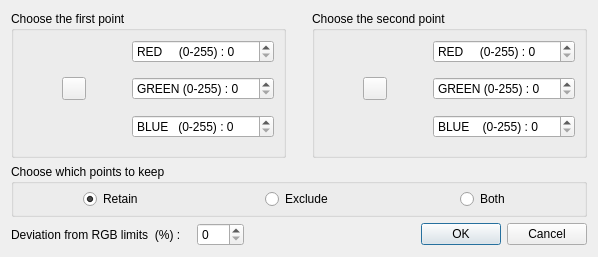
<?xml version="1.0" encoding="UTF-8"?>
<ui version="4.0">
 <class>RgbDialog</class>
 <widget class="QDialog" name="RgbDialog">
  <property name="geometry">
   <rect>
    <x>0</x>
    <y>0</y>
    <width>598</width>
    <height>257</height>
   </rect>
  </property>
  <property name="sizePolicy">
   <sizepolicy hsizetype="Fixed" vsizetype="Fixed">
    <horstretch>0</horstretch>
    <verstretch>0</verstretch>
   </sizepolicy>
  </property>
  <property name="windowTitle">
   <string>RGB color setting</string>
  </property>
  <layout class="QVBoxLayout" name="verticalLayout">
   <item>
    <layout class="QVBoxLayout" name="verticalLayout_2">
     <item>
      <layout class="QHBoxLayout" name="horizontalLayout">
       <item>
        <widget class="QGroupBox" name="centerGroupBox">
         <property name="title">
          <string>Choose the first point </string>
         </property>
         <property name="flat">
          <bool>true</bool>
         </property>
         <layout class="QGridLayout" name="gridLayout_3">
          <item row="0" column="3">
           <widget class="QDoubleSpinBox" name="red_first">
            <property name="prefix">
             <string notr="true">RED     (0-255) : </string>
            </property>
            <property name="decimals">
             <number>0</number>
            </property>
            <property name="minimum">
             <double>0.000000000000000</double>
            </property>
            <property name="maximum">
             <double>255.000000000000000</double>
            </property>
           </widget>
          </item>
          <item row="2" column="1">
           <widget class="QToolButton" name="pointPickingButton_first">
            <property name="toolTip">
             <string>Pick the plane center (click again to cancel)</string>
            </property>
            <property name="icon">
             <iconset resource="../../../../app/MainWindow.qrc">
              <normaloff>:/Resources/images/ecvPointPicking.png</normaloff>:/Resources/images/ecvPointPicking.png</iconset>
            </property>
            <property name="checkable">
             <bool>true</bool>
            </property>
           </widget>
          </item>
          <item row="1" column="3">
           <spacer name="verticalSpacer_3">
            <property name="orientation">
             <enum>Qt::Vertical</enum>
            </property>
            <property name="sizeType">
             <enum>QSizePolicy::Expanding</enum>
            </property>
            <property name="sizeHint" stdset="0">
             <size>
              <width>20</width>
              <height>10</height>
             </size>
            </property>
           </spacer>
          </item>
          <item row="2" column="2">
           <spacer name="horizontalSpacer_3">
            <property name="orientation">
             <enum>Qt::Horizontal</enum>
            </property>
            <property name="sizeHint" stdset="0">
             <size>
              <width>40</width>
              <height>20</height>
             </size>
            </property>
           </spacer>
          </item>
          <item row="3" column="3">
           <spacer name="verticalSpacer_4">
            <property name="orientation">
             <enum>Qt::Vertical</enum>
            </property>
            <property name="sizeType">
             <enum>QSizePolicy::Expanding</enum>
            </property>
            <property name="sizeHint" stdset="0">
             <size>
              <width>20</width>
              <height>10</height>
             </size>
            </property>
           </spacer>
          </item>
          <item row="4" column="3">
           <widget class="QDoubleSpinBox" name="blue_first">
            <property name="prefix">
             <string notr="true">BLUE   (0-255) : </string>
            </property>
            <property name="decimals">
             <number>0</number>
            </property>
            <property name="minimum">
             <double>0.000000000000000</double>
            </property>
            <property name="maximum">
             <double>255.000000000000000</double>
            </property>
           </widget>
          </item>
          <item row="2" column="0">
           <spacer name="horizontalSpacer_4">
            <property name="orientation">
             <enum>Qt::Horizontal</enum>
            </property>
            <property name="sizeHint" stdset="0">
             <size>
              <width>40</width>
              <height>20</height>
             </size>
            </property>
           </spacer>
          </item>
          <item row="2" column="3">
           <widget class="QDoubleSpinBox" name="green_first">
            <property name="prefix">
             <string notr="true">GREEN (0-255) : </string>
            </property>
            <property name="decimals">
             <number>0</number>
            </property>
            <property name="minimum">
             <double>0.000000000000000</double>
            </property>
            <property name="maximum">
             <double>255.000000000000000</double>
            </property>
           </widget>
          </item>
          <item row="5" column="3">
           <spacer name="verticalSpacer_7">
            <property name="orientation">
             <enum>Qt::Vertical</enum>
            </property>
            <property name="sizeType">
             <enum>QSizePolicy::Expanding</enum>
            </property>
            <property name="sizeHint" stdset="0">
             <size>
              <width>20</width>
              <height>10</height>
             </size>
            </property>
           </spacer>
          </item>
         </layout>
        </widget>
       </item>
       <item>
        <spacer name="horizontalSpacer_5">
         <property name="orientation">
          <enum>Qt::Horizontal</enum>
         </property>
         <property name="sizeHint" stdset="0">
          <size>
           <width>20</width>
           <height>20</height>
          </size>
         </property>
        </spacer>
       </item>
       <item>
        <widget class="QGroupBox" name="centerGroupBox_2">
         <property name="title">
          <string>Choose the second point </string>
         </property>
         <property name="flat">
          <bool>true</bool>
         </property>
         <layout class="QGridLayout" name="gridLayout_4">
          <item row="0" column="3">
           <widget class="QDoubleSpinBox" name="red_second">
            <property name="prefix">
             <string notr="true">RED     (0-255) : </string>
            </property>
            <property name="decimals">
             <number>0</number>
            </property>
            <property name="minimum">
             <double>0.000000000000000</double>
            </property>
            <property name="maximum">
             <double>255.000000000000000</double>
            </property>
           </widget>
          </item>
          <item row="2" column="1">
           <widget class="QToolButton" name="pointPickingButton_second">
            <property name="toolTip">
             <string>Pick the plane center (click again to cancel)</string>
            </property>
            <property name="icon">
             <iconset resource="../../../../app/MainWindow.qrc">
              <normaloff>:/Resources/images/ecvPointPicking.png</normaloff>:/Resources/images/ecvPointPicking.png</iconset>
            </property>
            <property name="checkable">
             <bool>true</bool>
            </property>
           </widget>
          </item>
          <item row="1" column="3">
           <spacer name="verticalSpacer_5">
            <property name="orientation">
             <enum>Qt::Vertical</enum>
            </property>
            <property name="sizeType">
             <enum>QSizePolicy::Expanding</enum>
            </property>
            <property name="sizeHint" stdset="0">
             <size>
              <width>20</width>
              <height>10</height>
             </size>
            </property>
           </spacer>
          </item>
          <item row="4" column="3">
           <widget class="QDoubleSpinBox" name="blue_second">
            <property name="prefix">
             <string notr="true">BLUE    (0-255) : </string>
            </property>
            <property name="decimals">
             <number>0</number>
            </property>
            <property name="minimum">
             <double>0.000000000000000</double>
            </property>
            <property name="maximum">
             <double>255.000000000000000</double>
            </property>
           </widget>
          </item>
          <item row="3" column="3">
           <spacer name="verticalSpacer_6">
            <property name="orientation">
             <enum>Qt::Vertical</enum>
            </property>
            <property name="sizeType">
             <enum>QSizePolicy::Expanding</enum>
            </property>
            <property name="sizeHint" stdset="0">
             <size>
              <width>20</width>
              <height>10</height>
             </size>
            </property>
           </spacer>
          </item>
          <item row="2" column="3">
           <widget class="QDoubleSpinBox" name="green_second">
            <property name="prefix">
             <string notr="true">GREEN (0-255) : </string>
            </property>
            <property name="decimals">
             <number>0</number>
            </property>
            <property name="minimum">
             <double>0.000000000000000</double>
            </property>
            <property name="maximum">
             <double>255.000000000000000</double>
            </property>
           </widget>
          </item>
          <item row="2" column="0">
           <spacer name="horizontalSpacer_7">
            <property name="orientation">
             <enum>Qt::Horizontal</enum>
            </property>
            <property name="sizeHint" stdset="0">
             <size>
              <width>40</width>
              <height>20</height>
             </size>
            </property>
           </spacer>
          </item>
          <item row="2" column="2">
           <spacer name="horizontalSpacer_6">
            <property name="orientation">
             <enum>Qt::Horizontal</enum>
            </property>
            <property name="sizeHint" stdset="0">
             <size>
              <width>40</width>
              <height>20</height>
             </size>
            </property>
           </spacer>
          </item>
          <item row="5" column="3">
           <spacer name="verticalSpacer_8">
            <property name="orientation">
             <enum>Qt::Vertical</enum>
            </property>
            <property name="sizeType">
             <enum>QSizePolicy::Expanding</enum>
            </property>
            <property name="sizeHint" stdset="0">
             <size>
              <width>20</width>
              <height>10</height>
             </size>
            </property>
           </spacer>
          </item>
         </layout>
        </widget>
       </item>
      </layout>
     </item>
     <item>
      <widget class="QGroupBox" name="horizontalGroupBox">
       <property name="title">
        <string>Choose which points to keep </string>
       </property>
       <layout class="QHBoxLayout" name="horizontalLayout_2">
        <property name="spacing">
         <number>6</number>
        </property>
        <property name="topMargin">
         <number>5</number>
        </property>
        <property name="bottomMargin">
         <number>5</number>
        </property>
        <item alignment="Qt::AlignHCenter">
         <widget class="QRadioButton" name="retain">
          <property name="text">
           <string>Retain</string>
          </property>
          <property name="checked">
           <bool>true</bool>
          </property>
         </widget>
        </item>
        <item alignment="Qt::AlignHCenter">
         <widget class="QRadioButton" name="exclude">
          <property name="text">
           <string>Exclude</string>
          </property>
         </widget>
        </item>
        <item alignment="Qt::AlignHCenter">
         <widget class="QRadioButton" name="both">
          <property name="text">
           <string>Both</string>
          </property>
         </widget>
        </item>
       </layout>
      </widget>
     </item>
     <item>
      <layout class="QHBoxLayout" name="horizontalLayout_bottom">
       <item>
        <widget class="QLabel" name="margin_label">
         <property name="text">
          <string>Deviation from RGB limits  (%) :</string>
         </property>
        </widget>
       </item>
       <item>
        <spacer name="horizontalSpacer">
         <property name="orientation">
          <enum>Qt::Horizontal</enum>
         </property>
         <property name="sizeType">
          <enum>QSizePolicy::Fixed</enum>
         </property>
         <property name="sizeHint" stdset="0">
          <size>
           <width>10</width>
           <height>20</height>
          </size>
         </property>
        </spacer>
       </item>
       <item>
        <widget class="QSpinBox" name="margin">
         <property name="maximum">
          <number>100</number>
         </property>
        </widget>
       </item>
       <item>
        <spacer name="horizontalSpacer_2">
         <property name="orientation">
          <enum>Qt::Horizontal</enum>
         </property>
         <property name="sizeHint" stdset="0">
          <size>
           <width>40</width>
           <height>20</height>
          </size>
         </property>
        </spacer>
       </item>
       <item>
        <widget class="QDialogButtonBox" name="buttonBox">
         <property name="orientation">
          <enum>Qt::Horizontal</enum>
         </property>
         <property name="standardButtons">
          <set>QDialogButtonBox::Cancel|QDialogButtonBox::Ok</set>
         </property>
        </widget>
       </item>
      </layout>
     </item>
    </layout>
   </item>
  </layout>
 </widget>
 <resources>
  <include location="../../../../app/MainWindow.qrc"/>
 </resources>
 <connections>
  <connection>
   <sender>buttonBox</sender>
   <signal>accepted()</signal>
   <receiver>RgbDialog</receiver>
   <slot>accept()</slot>
   <hints>
    <hint type="sourcelabel">
     <x>218</x>
     <y>114</y>
    </hint>
    <hint type="destinationlabel">
     <x>157</x>
     <y>118</y>
    </hint>
   </hints>
  </connection>
  <connection>
   <sender>buttonBox</sender>
   <signal>rejected()</signal>
   <receiver>RgbDialog</receiver>
   <slot>reject()</slot>
   <hints>
    <hint type="sourcelabel">
     <x>260</x>
     <y>120</y>
    </hint>
    <hint type="destinationlabel">
     <x>280</x>
     <y>118</y>
    </hint>
   </hints>
  </connection>
 </connections>
</ui>
